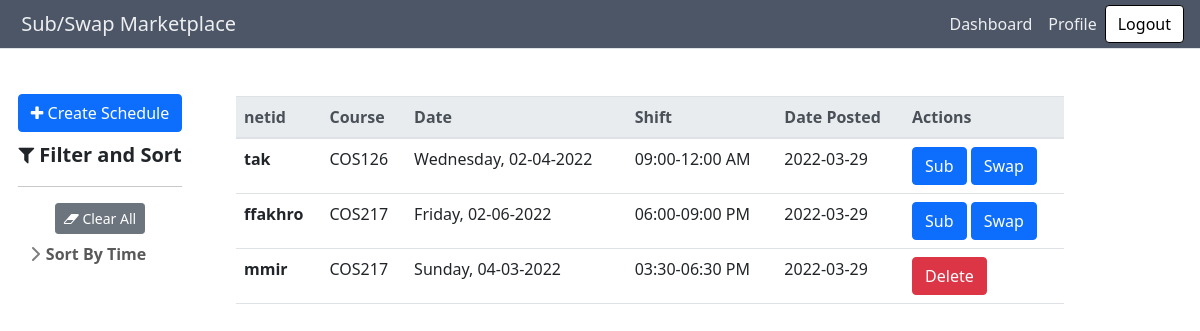
Page /dashboard (signed in) on the earlier database version.
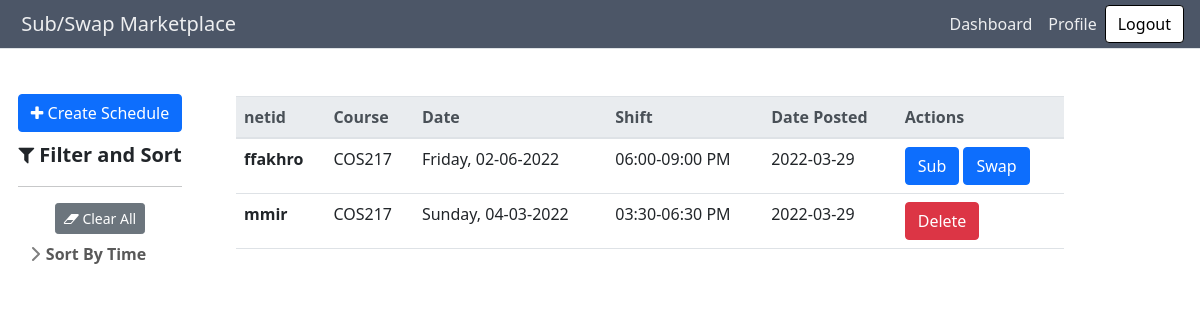
Same page on the later database version.
### subapp/models.py (models this page shows, shortened)
class Request(db.Model):
    id = db.Column(db.Integer, primary_key=True)
    swap = db.Column(db.Boolean, default=False, nullable=False)
    base_price = db.Column(db.Integer, nullable=False)
    accepted = db.Column(db.Boolean, default=False, nullable=False)
    bonus = db.Column(db.Integer, nullable=False, default=0)
    date_posted = db.Column(db.DateTime, nullable=False, default=datetime.utcnow)
    date_requested = db.Column(db.DateTime, nullable=False)
    posted_by = db.relationship(
        "User", secondary=a_posted_requests, back_populates='posted_requests')
    accepted_by = db.relationship(
        "User", secondary=a_accepted_requests, back_populates='accepted_requests')
    shift = db.relationship(
        "Shift", secondary=a_requested_shifts, back_populates="requests")

class User(db.Model, UserMixin):
    id = db.Column(db.Integer, primary_key=True)
    netid = db.Column(db.String(120), unique=True, nullable=False)
    balance = db.Column(db.Integer, default=0)
    posted_requests = db.relationship(
        "Request", secondary=a_posted_requests, back_populates='posted_by')
    accepted_requests = db.relationship(
        "Request", secondary=a_accepted_requests, back_populates='accepted_by')
    schedule = db.relationship("Shift", secondary=a_assigned_shifts, back_populates='staff')

class Shift(db.Model):
    id = db.Column(db.Integer, primary_key=True)
    day = db.Column(db.String(10), nullable=False)
    start = db.Column(db.Time, nullable=False)
    end = db.Column(db.Time, nullable=False)
    course = db.Column(db.String(120), nullable=False)
    staff = db.relationship(
        "User", secondary=a_assigned_shifts, back_populates="schedule")
    requests = db.relationship(
        "Request", secondary=a_requested_shifts, back_populates="shift")

### subapp/main/routes.py (the view)
@main.route("/dashboard", methods=['GET', 'PUT'])
@login_required
def dashboard():
    active_requests = Request.query.filter(Request.accepted==False).all()
    html = render_template('main/dashboard.html', requests=active_requests,current_user=current_user)
    response = make_response(html)
    return response

### subapp/models.py (called while the page is built)
@login_manager.user_loader
def load_user(user_id):
    return User.query.get(int(user_id))

### subapp/main/templates/main/dashboard.html (shortened to what this page needs)
{% extends "main/base.html" %} {% block content %}
<div class="container-fluid">
  <div class="row align-items-start">
    <div class="sticky sidebar_container col-md-2">
      {% with tags_by_category=tags_by_category %} {% include
      "main/sidebar.html" %} {%endwith%}
    </div>
    <div class="col-md-9">
      <section class="py-5">
        <div class="items_container container px-4 px-lg-5">
          <div id="posts" class="
              row
              gx-4 gx-lg-5
              row-cols-1 row-cols-md-2 row-cols-xl-3
              justify-content-left
            ">
            <table class="table">
              <thead class="thead-light">
                <tr>
                  <th scope="col">netid</th>
                  <th scope="col">Course</th>
                  <th scope="col">Date</th>
                  <th scope="col">Shift</th>
                  <th scope="col">Date Posted</th>
                  <th scope="col">Actions</th>
                </tr>
              </thead>
              <tbody>
                {% for request in requests%}
                <tr>
                  <th scope="row">{{request.posted_by[0].netid}}</th>
                  <td>{{request.shift[0].course}}</td>
                  <td>{{request.shift[0].day}}, {{request.date_requested.strftime('%m-%d-%Y')}}</td>
                  <td> {{request.shift[0].start.strftime("%I:%M")}}-{{request.shift[0].end.strftime("%I:%M %p")}}</td>
                  <td>{{ request.date_posted.strftime('%Y-%m-%d') }}</td>
                  <td>
                    {% if request.posted_by[0] == current_user %}
                    <a href="{{url_for('requests.delete_request', requestid=request.id)}}" class="btn btn-danger" role="button" >Delete</a>
                    {% else %}
                    <a href="{{url_for('requests.sub_request', requestid=request.id)}}" class="btn btn-primary" role="button" >Sub</a>
                    {% if request.swap == True%}
                    <a href="{{url_for('requests.sub_request', requestid=request.id)}}" class="btn btn-primary" role="button" >Swap</a>
                    {% endif %}
                    {% endif %}
                  </td>
                </tr>
                {% endfor %}
              </tbody>
            </table>
      </section>
    </div>
  </div>
</div>
{% endblock content %}

### subapp/main/templates/main/base.html (shortened to what this page needs)
<!DOCTYPE html>
<html lang="en">
<head>
  <link rel="stylesheet" href="https://maxcdn.bootstrapcdn.com/bootstrap/4.0.0/css/bootstrap.min.css"
>
  <link href="https://cdn.jsdelivr.net/npm/bootstrap-icons@1.5.0/font/bootstrap-icons.css" rel="stylesheet" />
  <link href="{{url_for('main.static', filename='css/styles.css')}}" rel="stylesheet" />
  <link rel="stylesheet" href="https://use.fontawesome.com/releases/v5.8.2/css/all.css"
>
  <link rel="stylesheet" href="https://cdnjs.cloudflare.com/ajax/libs/font-awesome/4.7.0/css/font-awesome.min.css">
</head>
<body>
  <nav id="navbar" class="navbar navbar-expand-lg navbar-light bg-light fixed-top border-bottom">
    <a class="navbar-brand" href="{{url_for('main.homepage')}}"><img style="max-height:25px"
        src="{{url_for('main.static', filename='favicon.ico')}}" alt=""> Sub/Swap Marketplace</a>
    <div class="collapse navbar-collapse" id="navbarSupportedContent">
      {% if current_user.is_authenticated %}
      <ul class="navbar-nav ms-auto nav-pills">
        <li id="found" class="nav-item">
          <a class="nav-link" href="{{url_for('main.dashboard')}}">Dashboard</a>
        </li>
        <li id="myposts" class="nav-item">
          <a class="nav-link" href="{{url_for('main.profile')}}" >Profile</a>
        </li>
      </ul>
        <form
          class="form-inline my-2 my-lg-0"
          action="{{url_for('users.logout')}}"
        >
          <button class="btn btn-outline-primary my-2 my-sm-0" type="submit">
            Logout
          </button>
        </form>
        {% endif %}
    </div>
  </nav>
  {% block content %}{% endblock %}
</body>
</html>

### subapp/main/templates/main/sidebar.html (shortened to what this page needs)
<link href="{{ url_for('main.static', filename='css/sidebars.css') }}" rel="stylesheet">
<body>
    <main>
        <div id="sidebar" class="float-start" style="margin: auto;">
            <div class="flex-shrink-0 p-3 bg-white">
                <svg class="bi me-2" width="30" height="24">
                    <use xlink:href="#bootstrap" />
                </svg>
                <div class="text-center pb-2">
                    <button class='btn btn-primary' type="submit" name="reset" id="reset" value="">
                        <i class="fa fa-plus" aria-hidden="true"></i> Create Schedule
                    </button>
                </div>
                <div class='text-center'>
                    <span class="fs-5 fw-semibold"><i class="fa fa-filter" aria-hidden="true"></i> Filter and
                        Sort</span>
                </div>
                <hr>
                <ul class="list-unstyled ps-0">
                    <div class="text-center">
                        <button class='btn btn-sm btn-secondary' type="submit" name="reset" id="reset" value=""
                            onclick='resetAll()'>
                            <i class="fa fa-eraser" aria-hidden="true"></i> Clear All
                        </button>
                    </div>
                    <li class="mb-1">
                        <button class="btn btn-toggle align-items-center rounded collapsed pt-2" data-bs-toggle="collapse"
                            data-bs-target="#sortByTime-collapse" aria-expanded="false">
                            Sort By Time
                        </button>
                    </li>
                </ul>
            </div>
        </div>
    </main>
</body>

### subapp/main/static/css/sidebars.css (style rules this page uses)
body { min-height: 100vh; min-height: -webkit-fill-available; }
html { height: -webkit-fill-available; }
main { display: flex; flex-wrap: nowrap; height:100%; max-height:85vh; overflow-x: auto; overflow-y: auto; }
.bi { vertical-align: -.125em; pointer-events: none; fill: currentColor; }
.btn-toggle { display: inline-flex; align-items: center; padding: .25rem .5rem; font-weight: 600; color: rgba(0, 0, 0, .65); background-color: transparent; border: 0; }
.btn-toggle::before { width: 1.25em; line-height: 0; transition: transform .35s ease; transform-origin: .5em 50%; }
.fw-semibold { font-weight: 600; }

Differences in the rows shown:
no longer on this page (row edited): Request: netid "tak", course "COS126", day "Wednesday", date_requested "02-04-2022", start "09:00", end "12:00 AM", date_posted "2022-03-29"
